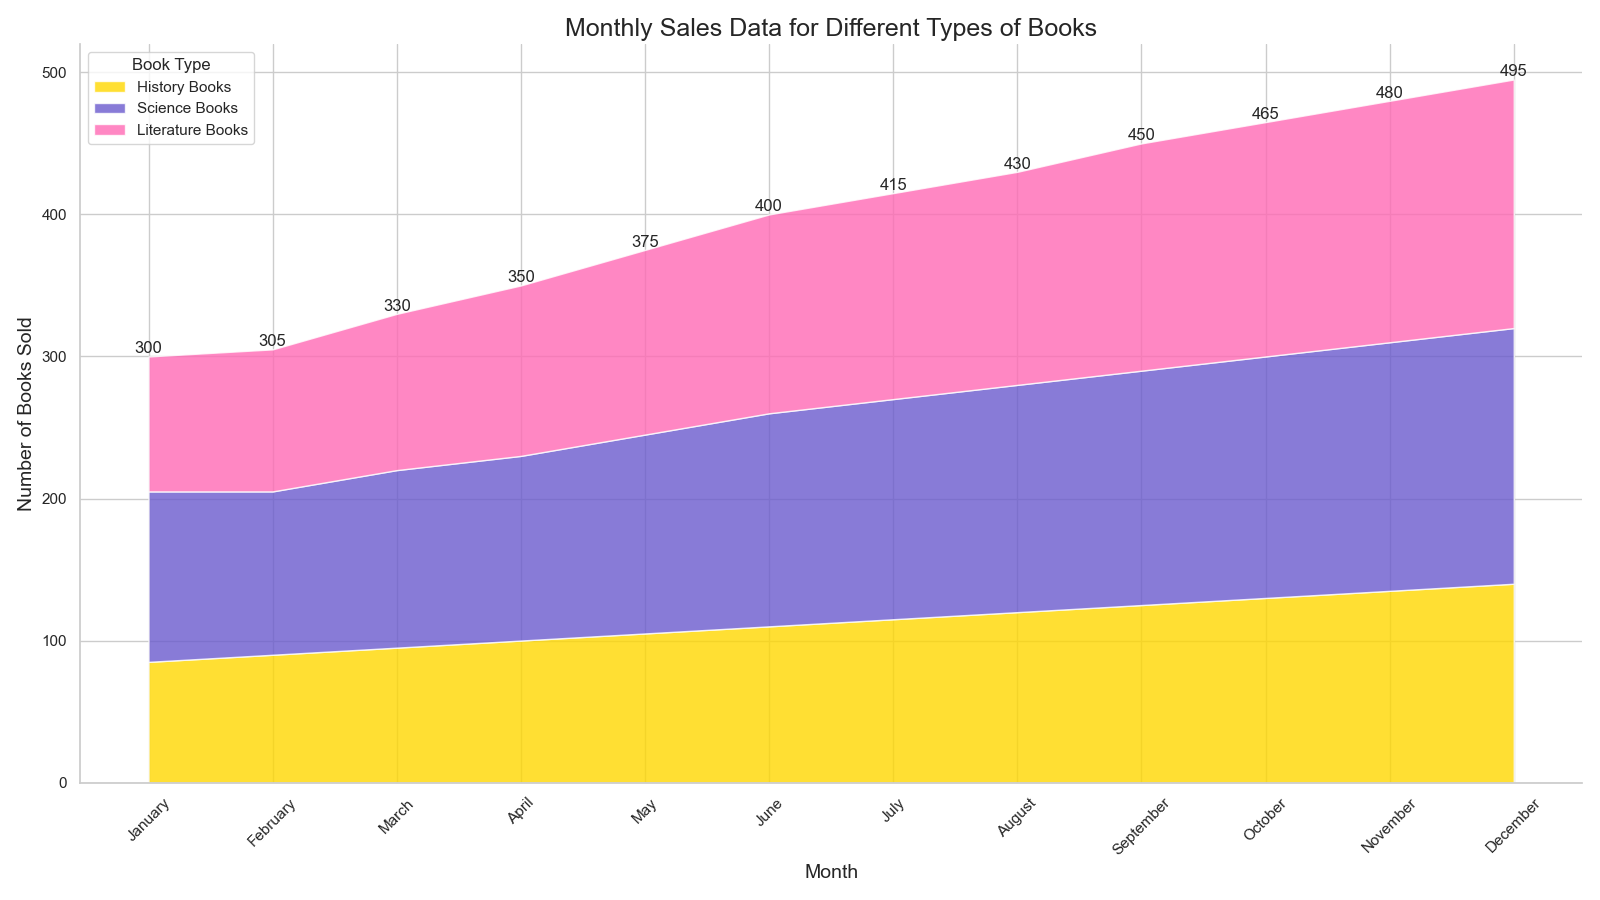

This chart was generated by the following Python code:

import pandas as pd
import matplotlib.pyplot as plt

# Define the dataset
data = {
    'Month': ['January', 'February', 'March', 'April', 'May', 'June',
              'July', 'August', 'September', 'October', 'November', 'December'],
    'History Books': [85, 90, 95, 100, 105, 110, 115, 120, 125, 130, 135, 140],
    'Science Books': [120, 115, 125, 130, 140, 150, 155, 160, 165, 170, 175, 180],
    'Literature Books': [95, 100, 110, 120, 130, 140, 145, 150, 160, 165, 170, 175]
}

# Create a DataFrame
df = pd.DataFrame(data)

# Data preparation for stacked area chart
df_melted = df.melt('Month', var_name='Book Type', value_name='Sales')

# Transformation of 'Month' to categorical type for proper ordering
df_melted['Month'] = pd.Categorical(df_melted['Month'],
                                    categories=data['Month'],
                                    ordered=True)

# Plotting
plt.figure(figsize=(16, 9))

# History Books: #FFD700 (Gold), Science Books: #6A5ACD (Slate Blue), Literature Books: #FF69B4 (Hot Pink)
colors = ["#FFD700", "#6A5ACD", "#FF69B4"]

# Stackplot
plt.stackplot(df['Month'], df.iloc[:, 1:].values.T, labels=df.columns[1:], colors=colors, alpha=0.8)

# Beautifying the plot
plt.title('Monthly Sales Data for Different Types of Books', fontsize=18, loc='center')
plt.ylabel('Number of Books Sold', fontsize=14)
plt.xlabel('Month', fontsize=14)
plt.xticks(rotation=45)
plt.legend(title='Book Type', loc='upper left')

# Annotation
for i, row in df.iterrows():
    total_sales = row['History Books'] + row['Science Books'] + row['Literature Books']
    plt.text(row['Month'], total_sales, f'{total_sales}', ha='center', va='bottom')

# Remove top and right borders
plt.gca().spines['top'].set_visible(False)
plt.gca().spines['right'].set_visible(False)

# Show the plot
plt.tight_layout()
plt.show()
